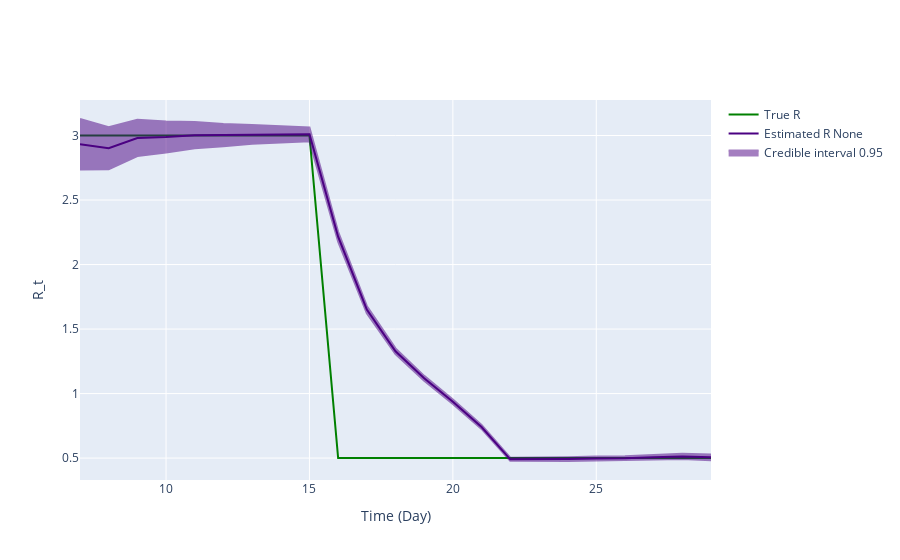

Source (notebook cell):
### Code cell
fig = ReproductionNumberPlot()

fig.add_ground_truth_rt(ground_truth)
fig.add_interval_rt(interval2)

fig.update_labels(time_label='Time (Day)', r_label='R_t')

fig.show_figure()

### Figure 1 — Plotly figure (JSON) as saved in the notebook; plotly's stock layout.template omitted (floating-point values rounded to 4 significant figures)
{"data": [{"line": {"color": "green"}, "mode": "lines", "name": "True R", "type": "scatter", "x": [7, 8, 9, 10, 11, 12, 13, 14, 15, 16, 17, 18, 19, 20, 21, 22, 23, 24, 25, 26, 27, 28, 29], "y": [3, 3, 3, 3, 3, 3, 3, 3, 3, 0.5, 0.5, 0.5, 0.5, 0.5, 0.5, 0.5, 0.5, 0.5, 0.5, 0.5, 0.5, 0.5, 0.5]}, {"line": {"color": "indigo"}, "mode": "lines", "name": "Estimated R None", "type": "scatter", "x": [7, 8, 9, 10, 11, 12, 13, 14, 15, 16, 17, 18, 19, 20, 21, 22, 23, 24, 25, 26, 27, 28, 29], "y": [2.932, 2.902, 2.981, 2.989, 3.003, 3.003, 3.009, 3.009, 3.009, 2.216, 1.651, 1.328, 1.118, 0.9365, 0.741, 0.4906, 0.49, 0.492, 0.4963, 0.4982, 0.506, 0.5127, 0.506]}, {"fill": "toself", "fillcolor": "indigo", "line": {"color": "indigo"}, "mode": "lines", "name": "Credible interval 0.95", "opacity": 0.5, "showlegend": true, "type": "scatter", "x": [7, 8, 9, 10, 11, 12, 13, 14, 15, 16, 17, 18, 19, 20, 21, 22, 23, 24, 25, 26, 27, 28, 29, 29, 28, 27, 26, 25, 24, 23, 22, 21, 20, 19, 18, 17, 16, 15, 14, 13, 12, 11, 10, 9, 8, 7], "y": [3.128, 3.065, 3.121, 3.109, 3.105, 3.09, 3.082, 3.071, 3.062, 2.254, 1.679, 1.35, 1.137, 0.9535, 0.7559, 0.5028, 0.5027, 0.5057, 0.5115, 0.5149, 0.5244, 0.533, 0.5281, 0.484, 0.4924, 0.4875, 0.4815, 0.4812, 0.4783, 0.4774, 0.4784, 0.7262, 0.9196, 1.099, 1.305, 1.623, 2.178, 2.956, 2.947, 2.936, 2.917, 2.901, 2.868, 2.84, 2.739, 2.736]}], "layout": {"hovermode": "x unified", "xaxis": {"title": {"text": "Time (Day)"}}, "yaxis": {"title": {"text": "R_t"}}}}
